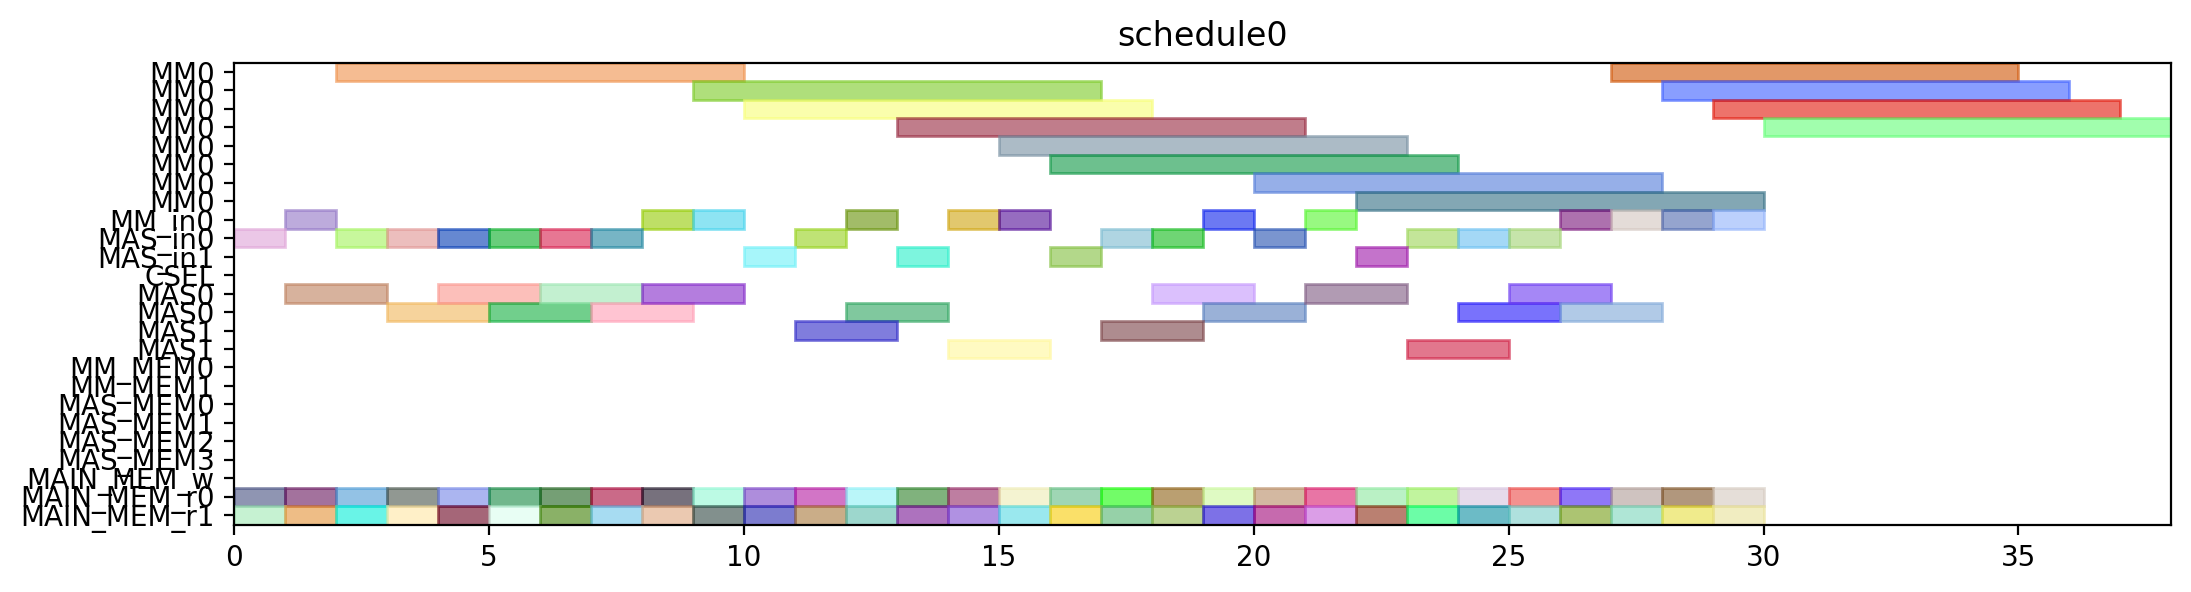

The script that drew this image:
from pyschedule import Scenario, solvers, plotters, alt


def solve():
	horizon = 120
	S = Scenario("schedule0", horizon=horizon)

	# resource
	MM = S.Resources('MM', num=1, size=8)
	MM_in = S.Resources('MM_in', num=1)
	MAS_in = S.Resources('MAS_in', num=2)
	CSEL = S.Resource('CSEL')
	MAS = S.Resources('MAS', num=2, size=2, periods=range(1, horizon))
	MM_MEM = S.Resources('MM_MEM', num=2)
	MAS_MEM = S.Resources('MAS_MEM', num=4)
	MAIN_MEM_w = S.Resource('MAIN_MEM_w', size=1)
	MAIN_MEM_r = S.Resources('MAIN_MEM_r', num=2)

	# result of previous scheduling

	# new tasks
	T1_t0 = S.Task('T1_t0', length=2, delay_cost=1)
	T1_t0 += alt(MAS)
	T1_t0_in = S.Task('T1_t0_in', length=1, delay_cost=1)
	T1_t0_in += alt(MAS_in)
	S += T1_t0_in*MAS_in[0]<=T1_t0*MAS[0]

	S += T1_t0_in*MAS_in[1]<=T1_t0*MAS[1]

	T1_t0_mem0 = S.Task('T1_t0_mem0', length=1, delay_cost=1)
	T1_t0_mem0 += MAIN_MEM_r[0]
	S += T1_t0_mem0 <= T1_t0

	T1_t0_mem1 = S.Task('T1_t0_mem1', length=1, delay_cost=1)
	T1_t0_mem1 += MAIN_MEM_r[1]
	S += T1_t0_mem1 <= T1_t0

	T1_t1 = S.Task('T1_t1', length=2, delay_cost=1)
	T1_t1 += alt(MAS)
	T1_t1_in = S.Task('T1_t1_in', length=1, delay_cost=1)
	T1_t1_in += alt(MAS_in)
	S += T1_t1_in*MAS_in[0]<=T1_t1*MAS[0]

	S += T1_t1_in*MAS_in[1]<=T1_t1*MAS[1]

	T1_t1_mem0 = S.Task('T1_t1_mem0', length=1, delay_cost=1)
	T1_t1_mem0 += MAIN_MEM_r[0]
	S += T1_t1_mem0 <= T1_t1

	T1_t1_mem1 = S.Task('T1_t1_mem1', length=1, delay_cost=1)
	T1_t1_mem1 += MAIN_MEM_r[1]
	S += T1_t1_mem1 <= T1_t1

	T1_t3 = S.Task('T1_t3', length=8, delay_cost=1)
	T1_t3 += alt(MM)
	T1_t3_in = S.Task('T1_t3_in', length=1, delay_cost=1)
	T1_t3_in += alt(MM_in)
	S += T1_t3_in*MM_in[0]<=T1_t3*MM[0]
	T1_t3_mem0 = S.Task('T1_t3_mem0', length=1, delay_cost=1)
	T1_t3_mem0 += MAIN_MEM_r[0]
	S += T1_t3_mem0 <= T1_t3

	T1_t3_mem1 = S.Task('T1_t3_mem1', length=1, delay_cost=1)
	T1_t3_mem1 += MAIN_MEM_r[1]
	S += T1_t3_mem1 <= T1_t3

	T2_t0 = S.Task('T2_t0', length=8, delay_cost=1)
	T2_t0 += alt(MM)
	T2_t0_in = S.Task('T2_t0_in', length=1, delay_cost=1)
	T2_t0_in += alt(MM_in)
	S += T2_t0_in*MM_in[0]<=T2_t0*MM[0]
	T2_t0_mem0 = S.Task('T2_t0_mem0', length=1, delay_cost=1)
	T2_t0_mem0 += MAIN_MEM_r[0]
	S += T2_t0_mem0 <= T2_t0

	T2_t0_mem1 = S.Task('T2_t0_mem1', length=1, delay_cost=1)
	T2_t0_mem1 += MAIN_MEM_r[1]
	S += T2_t0_mem1 <= T2_t0

	T2_t1 = S.Task('T2_t1', length=8, delay_cost=1)
	T2_t1 += alt(MM)
	T2_t1_in = S.Task('T2_t1_in', length=1, delay_cost=1)
	T2_t1_in += alt(MM_in)
	S += T2_t1_in*MM_in[0]<=T2_t1*MM[0]
	T2_t1_mem0 = S.Task('T2_t1_mem0', length=1, delay_cost=1)
	T2_t1_mem0 += MAIN_MEM_r[0]
	S += T2_t1_mem0 <= T2_t1

	T2_t1_mem1 = S.Task('T2_t1_mem1', length=1, delay_cost=1)
	T2_t1_mem1 += MAIN_MEM_r[1]
	S += T2_t1_mem1 <= T2_t1

	T2_t2 = S.Task('T2_t2', length=2, delay_cost=1)
	T2_t2 += alt(MAS)
	T2_t2_in = S.Task('T2_t2_in', length=1, delay_cost=1)
	T2_t2_in += alt(MAS_in)
	S += T2_t2_in*MAS_in[0]<=T2_t2*MAS[0]

	S += T2_t2_in*MAS_in[1]<=T2_t2*MAS[1]

	T2_t2_mem0 = S.Task('T2_t2_mem0', length=1, delay_cost=1)
	T2_t2_mem0 += MAIN_MEM_r[0]
	S += T2_t2_mem0 <= T2_t2

	T2_t2_mem1 = S.Task('T2_t2_mem1', length=1, delay_cost=1)
	T2_t2_mem1 += MAIN_MEM_r[1]
	S += T2_t2_mem1 <= T2_t2

	T2_t3 = S.Task('T2_t3', length=2, delay_cost=1)
	T2_t3 += alt(MAS)
	T2_t3_in = S.Task('T2_t3_in', length=1, delay_cost=1)
	T2_t3_in += alt(MAS_in)
	S += T2_t3_in*MAS_in[0]<=T2_t3*MAS[0]

	S += T2_t3_in*MAS_in[1]<=T2_t3*MAS[1]

	T2_t3_mem0 = S.Task('T2_t3_mem0', length=1, delay_cost=1)
	T2_t3_mem0 += MAIN_MEM_r[0]
	S += T2_t3_mem0 <= T2_t3

	T2_t3_mem1 = S.Task('T2_t3_mem1', length=1, delay_cost=1)
	T2_t3_mem1 += MAIN_MEM_r[1]
	S += T2_t3_mem1 <= T2_t3

	T3_t0 = S.Task('T3_t0', length=8, delay_cost=1)
	T3_t0 += alt(MM)
	T3_t0_in = S.Task('T3_t0_in', length=1, delay_cost=1)
	T3_t0_in += alt(MM_in)
	S += T3_t0_in*MM_in[0]<=T3_t0*MM[0]
	T3_t0_mem0 = S.Task('T3_t0_mem0', length=1, delay_cost=1)
	T3_t0_mem0 += MAIN_MEM_r[0]
	S += T3_t0_mem0 <= T3_t0

	T3_t0_mem1 = S.Task('T3_t0_mem1', length=1, delay_cost=1)
	T3_t0_mem1 += MAIN_MEM_r[1]
	S += T3_t0_mem1 <= T3_t0

	T3_t1 = S.Task('T3_t1', length=8, delay_cost=1)
	T3_t1 += alt(MM)
	T3_t1_in = S.Task('T3_t1_in', length=1, delay_cost=1)
	T3_t1_in += alt(MM_in)
	S += T3_t1_in*MM_in[0]<=T3_t1*MM[0]
	T3_t1_mem0 = S.Task('T3_t1_mem0', length=1, delay_cost=1)
	T3_t1_mem0 += MAIN_MEM_r[0]
	S += T3_t1_mem0 <= T3_t1

	T3_t1_mem1 = S.Task('T3_t1_mem1', length=1, delay_cost=1)
	T3_t1_mem1 += MAIN_MEM_r[1]
	S += T3_t1_mem1 <= T3_t1

	T3_t2 = S.Task('T3_t2', length=2, delay_cost=1)
	T3_t2 += alt(MAS)
	T3_t2_in = S.Task('T3_t2_in', length=1, delay_cost=1)
	T3_t2_in += alt(MAS_in)
	S += T3_t2_in*MAS_in[0]<=T3_t2*MAS[0]

	S += T3_t2_in*MAS_in[1]<=T3_t2*MAS[1]

	T3_t2_mem0 = S.Task('T3_t2_mem0', length=1, delay_cost=1)
	T3_t2_mem0 += MAIN_MEM_r[0]
	S += T3_t2_mem0 <= T3_t2

	T3_t2_mem1 = S.Task('T3_t2_mem1', length=1, delay_cost=1)
	T3_t2_mem1 += MAIN_MEM_r[1]
	S += T3_t2_mem1 <= T3_t2

	T3_t3 = S.Task('T3_t3', length=2, delay_cost=1)
	T3_t3 += alt(MAS)
	T3_t3_in = S.Task('T3_t3_in', length=1, delay_cost=1)
	T3_t3_in += alt(MAS_in)
	S += T3_t3_in*MAS_in[0]<=T3_t3*MAS[0]

	S += T3_t3_in*MAS_in[1]<=T3_t3*MAS[1]

	T3_t3_mem0 = S.Task('T3_t3_mem0', length=1, delay_cost=1)
	T3_t3_mem0 += MAIN_MEM_r[0]
	S += T3_t3_mem0 <= T3_t3

	T3_t3_mem1 = S.Task('T3_t3_mem1', length=1, delay_cost=1)
	T3_t3_mem1 += MAIN_MEM_r[1]
	S += T3_t3_mem1 <= T3_t3

	T4_t0 = S.Task('T4_t0', length=8, delay_cost=1)
	T4_t0 += alt(MM)
	T4_t0_in = S.Task('T4_t0_in', length=1, delay_cost=1)
	T4_t0_in += alt(MM_in)
	S += T4_t0_in*MM_in[0]<=T4_t0*MM[0]
	T4_t0_mem0 = S.Task('T4_t0_mem0', length=1, delay_cost=1)
	T4_t0_mem0 += MAIN_MEM_r[0]
	S += T4_t0_mem0 <= T4_t0

	T4_t0_mem1 = S.Task('T4_t0_mem1', length=1, delay_cost=1)
	T4_t0_mem1 += MAIN_MEM_r[1]
	S += T4_t0_mem1 <= T4_t0

	T4_t1 = S.Task('T4_t1', length=8, delay_cost=1)
	T4_t1 += alt(MM)
	T4_t1_in = S.Task('T4_t1_in', length=1, delay_cost=1)
	T4_t1_in += alt(MM_in)
	S += T4_t1_in*MM_in[0]<=T4_t1*MM[0]
	T4_t1_mem0 = S.Task('T4_t1_mem0', length=1, delay_cost=1)
	T4_t1_mem0 += MAIN_MEM_r[0]
	S += T4_t1_mem0 <= T4_t1

	T4_t1_mem1 = S.Task('T4_t1_mem1', length=1, delay_cost=1)
	T4_t1_mem1 += MAIN_MEM_r[1]
	S += T4_t1_mem1 <= T4_t1

	T4_t2 = S.Task('T4_t2', length=2, delay_cost=1)
	T4_t2 += alt(MAS)
	T4_t2_in = S.Task('T4_t2_in', length=1, delay_cost=1)
	T4_t2_in += alt(MAS_in)
	S += T4_t2_in*MAS_in[0]<=T4_t2*MAS[0]

	S += T4_t2_in*MAS_in[1]<=T4_t2*MAS[1]

	T4_t2_mem0 = S.Task('T4_t2_mem0', length=1, delay_cost=1)
	T4_t2_mem0 += MAIN_MEM_r[0]
	S += T4_t2_mem0 <= T4_t2

	T4_t2_mem1 = S.Task('T4_t2_mem1', length=1, delay_cost=1)
	T4_t2_mem1 += MAIN_MEM_r[1]
	S += T4_t2_mem1 <= T4_t2

	T4_t3 = S.Task('T4_t3', length=2, delay_cost=1)
	T4_t3 += alt(MAS)
	T4_t3_in = S.Task('T4_t3_in', length=1, delay_cost=1)
	T4_t3_in += alt(MAS_in)
	S += T4_t3_in*MAS_in[0]<=T4_t3*MAS[0]

	S += T4_t3_in*MAS_in[1]<=T4_t3*MAS[1]

	T4_t3_mem0 = S.Task('T4_t3_mem0', length=1, delay_cost=1)
	T4_t3_mem0 += MAIN_MEM_r[0]
	S += T4_t3_mem0 <= T4_t3

	T4_t3_mem1 = S.Task('T4_t3_mem1', length=1, delay_cost=1)
	T4_t3_mem1 += MAIN_MEM_r[1]
	S += T4_t3_mem1 <= T4_t3

	T5_t0 = S.Task('T5_t0', length=2, delay_cost=1)
	T5_t0 += alt(MAS)
	T5_t0_in = S.Task('T5_t0_in', length=1, delay_cost=1)
	T5_t0_in += alt(MAS_in)
	S += T5_t0_in*MAS_in[0]<=T5_t0*MAS[0]

	S += T5_t0_in*MAS_in[1]<=T5_t0*MAS[1]

	T5_t0_mem0 = S.Task('T5_t0_mem0', length=1, delay_cost=1)
	T5_t0_mem0 += MAIN_MEM_r[0]
	S += T5_t0_mem0 <= T5_t0

	T5_t0_mem1 = S.Task('T5_t0_mem1', length=1, delay_cost=1)
	T5_t0_mem1 += MAIN_MEM_r[1]
	S += T5_t0_mem1 <= T5_t0

	T5_t1 = S.Task('T5_t1', length=2, delay_cost=1)
	T5_t1 += alt(MAS)
	T5_t1_in = S.Task('T5_t1_in', length=1, delay_cost=1)
	T5_t1_in += alt(MAS_in)
	S += T5_t1_in*MAS_in[0]<=T5_t1*MAS[0]

	S += T5_t1_in*MAS_in[1]<=T5_t1*MAS[1]

	T5_t1_mem0 = S.Task('T5_t1_mem0', length=1, delay_cost=1)
	T5_t1_mem0 += MAIN_MEM_r[0]
	S += T5_t1_mem0 <= T5_t1

	T5_t1_mem1 = S.Task('T5_t1_mem1', length=1, delay_cost=1)
	T5_t1_mem1 += MAIN_MEM_r[1]
	S += T5_t1_mem1 <= T5_t1

	T5_t3 = S.Task('T5_t3', length=8, delay_cost=1)
	T5_t3 += alt(MM)
	T5_t3_in = S.Task('T5_t3_in', length=1, delay_cost=1)
	T5_t3_in += alt(MM_in)
	S += T5_t3_in*MM_in[0]<=T5_t3*MM[0]
	T5_t3_mem0 = S.Task('T5_t3_mem0', length=1, delay_cost=1)
	T5_t3_mem0 += MAIN_MEM_r[0]
	S += T5_t3_mem0 <= T5_t3

	T5_t3_mem1 = S.Task('T5_t3_mem1', length=1, delay_cost=1)
	T5_t3_mem1 += MAIN_MEM_r[1]
	S += T5_t3_mem1 <= T5_t3

	T6_t0 = S.Task('T6_t0', length=8, delay_cost=1)
	T6_t0 += alt(MM)
	T6_t0_in = S.Task('T6_t0_in', length=1, delay_cost=1)
	T6_t0_in += alt(MM_in)
	S += T6_t0_in*MM_in[0]<=T6_t0*MM[0]
	T6_t0_mem0 = S.Task('T6_t0_mem0', length=1, delay_cost=1)
	T6_t0_mem0 += MAIN_MEM_r[0]
	S += T6_t0_mem0 <= T6_t0

	T6_t0_mem1 = S.Task('T6_t0_mem1', length=1, delay_cost=1)
	T6_t0_mem1 += MAIN_MEM_r[1]
	S += T6_t0_mem1 <= T6_t0

	T6_t1 = S.Task('T6_t1', length=8, delay_cost=1)
	T6_t1 += alt(MM)
	T6_t1_in = S.Task('T6_t1_in', length=1, delay_cost=1)
	T6_t1_in += alt(MM_in)
	S += T6_t1_in*MM_in[0]<=T6_t1*MM[0]
	T6_t1_mem0 = S.Task('T6_t1_mem0', length=1, delay_cost=1)
	T6_t1_mem0 += MAIN_MEM_r[0]
	S += T6_t1_mem0 <= T6_t1

	T6_t1_mem1 = S.Task('T6_t1_mem1', length=1, delay_cost=1)
	T6_t1_mem1 += MAIN_MEM_r[1]
	S += T6_t1_mem1 <= T6_t1

	T6_t2 = S.Task('T6_t2', length=2, delay_cost=1)
	T6_t2 += alt(MAS)
	T6_t2_in = S.Task('T6_t2_in', length=1, delay_cost=1)
	T6_t2_in += alt(MAS_in)
	S += T6_t2_in*MAS_in[0]<=T6_t2*MAS[0]

	S += T6_t2_in*MAS_in[1]<=T6_t2*MAS[1]

	T6_t2_mem0 = S.Task('T6_t2_mem0', length=1, delay_cost=1)
	T6_t2_mem0 += MAIN_MEM_r[0]
	S += T6_t2_mem0 <= T6_t2

	T6_t2_mem1 = S.Task('T6_t2_mem1', length=1, delay_cost=1)
	T6_t2_mem1 += MAIN_MEM_r[1]
	S += T6_t2_mem1 <= T6_t2

	T6_t3 = S.Task('T6_t3', length=2, delay_cost=1)
	T6_t3 += alt(MAS)
	T6_t3_in = S.Task('T6_t3_in', length=1, delay_cost=1)
	T6_t3_in += alt(MAS_in)
	S += T6_t3_in*MAS_in[0]<=T6_t3*MAS[0]

	S += T6_t3_in*MAS_in[1]<=T6_t3*MAS[1]

	T6_t3_mem0 = S.Task('T6_t3_mem0', length=1, delay_cost=1)
	T6_t3_mem0 += MAIN_MEM_r[0]
	S += T6_t3_mem0 <= T6_t3

	T6_t3_mem1 = S.Task('T6_t3_mem1', length=1, delay_cost=1)
	T6_t3_mem1 += MAIN_MEM_r[1]
	S += T6_t3_mem1 <= T6_t3

	T7_t0 = S.Task('T7_t0', length=8, delay_cost=1)
	T7_t0 += alt(MM)
	T7_t0_in = S.Task('T7_t0_in', length=1, delay_cost=1)
	T7_t0_in += alt(MM_in)
	S += T7_t0_in*MM_in[0]<=T7_t0*MM[0]
	T7_t0_mem0 = S.Task('T7_t0_mem0', length=1, delay_cost=1)
	T7_t0_mem0 += MAIN_MEM_r[0]
	S += T7_t0_mem0 <= T7_t0

	T7_t0_mem1 = S.Task('T7_t0_mem1', length=1, delay_cost=1)
	T7_t0_mem1 += MAIN_MEM_r[1]
	S += T7_t0_mem1 <= T7_t0

	T7_t1 = S.Task('T7_t1', length=8, delay_cost=1)
	T7_t1 += alt(MM)
	T7_t1_in = S.Task('T7_t1_in', length=1, delay_cost=1)
	T7_t1_in += alt(MM_in)
	S += T7_t1_in*MM_in[0]<=T7_t1*MM[0]
	T7_t1_mem0 = S.Task('T7_t1_mem0', length=1, delay_cost=1)
	T7_t1_mem0 += MAIN_MEM_r[0]
	S += T7_t1_mem0 <= T7_t1

	T7_t1_mem1 = S.Task('T7_t1_mem1', length=1, delay_cost=1)
	T7_t1_mem1 += MAIN_MEM_r[1]
	S += T7_t1_mem1 <= T7_t1

	T7_t2 = S.Task('T7_t2', length=2, delay_cost=1)
	T7_t2 += alt(MAS)
	T7_t2_in = S.Task('T7_t2_in', length=1, delay_cost=1)
	T7_t2_in += alt(MAS_in)
	S += T7_t2_in*MAS_in[0]<=T7_t2*MAS[0]

	S += T7_t2_in*MAS_in[1]<=T7_t2*MAS[1]

	T7_t2_mem0 = S.Task('T7_t2_mem0', length=1, delay_cost=1)
	T7_t2_mem0 += MAIN_MEM_r[0]
	S += T7_t2_mem0 <= T7_t2

	T7_t2_mem1 = S.Task('T7_t2_mem1', length=1, delay_cost=1)
	T7_t2_mem1 += MAIN_MEM_r[1]
	S += T7_t2_mem1 <= T7_t2

	T7_t3 = S.Task('T7_t3', length=2, delay_cost=1)
	T7_t3 += alt(MAS)
	T7_t3_in = S.Task('T7_t3_in', length=1, delay_cost=1)
	T7_t3_in += alt(MAS_in)
	S += T7_t3_in*MAS_in[0]<=T7_t3*MAS[0]

	S += T7_t3_in*MAS_in[1]<=T7_t3*MAS[1]

	T7_t3_mem0 = S.Task('T7_t3_mem0', length=1, delay_cost=1)
	T7_t3_mem0 += MAIN_MEM_r[0]
	S += T7_t3_mem0 <= T7_t3

	T7_t3_mem1 = S.Task('T7_t3_mem1', length=1, delay_cost=1)
	T7_t3_mem1 += MAIN_MEM_r[1]
	S += T7_t3_mem1 <= T7_t3

	T8_t2 = S.Task('T8_t2', length=2, delay_cost=1)
	T8_t2 += alt(MAS)
	T8_t2_in = S.Task('T8_t2_in', length=1, delay_cost=1)
	T8_t2_in += alt(MAS_in)
	S += T8_t2_in*MAS_in[0]<=T8_t2*MAS[0]

	S += T8_t2_in*MAS_in[1]<=T8_t2*MAS[1]

	T8_t2_mem0 = S.Task('T8_t2_mem0', length=1, delay_cost=1)
	T8_t2_mem0 += MAIN_MEM_r[0]
	S += T8_t2_mem0 <= T8_t2

	T8_t2_mem1 = S.Task('T8_t2_mem1', length=1, delay_cost=1)
	T8_t2_mem1 += MAIN_MEM_r[1]
	S += T8_t2_mem1 <= T8_t2

	T9_t2 = S.Task('T9_t2', length=2, delay_cost=1)
	T9_t2 += alt(MAS)
	T9_t2_in = S.Task('T9_t2_in', length=1, delay_cost=1)
	T9_t2_in += alt(MAS_in)
	S += T9_t2_in*MAS_in[0]<=T9_t2*MAS[0]

	S += T9_t2_in*MAS_in[1]<=T9_t2*MAS[1]

	T9_t2_mem0 = S.Task('T9_t2_mem0', length=1, delay_cost=1)
	T9_t2_mem0 += MAIN_MEM_r[0]
	S += T9_t2_mem0 <= T9_t2

	T9_t2_mem1 = S.Task('T9_t2_mem1', length=1, delay_cost=1)
	T9_t2_mem1 += MAIN_MEM_r[1]
	S += T9_t2_mem1 <= T9_t2

	T10_t2 = S.Task('T10_t2', length=2, delay_cost=1)
	T10_t2 += alt(MAS)
	T10_t2_in = S.Task('T10_t2_in', length=1, delay_cost=1)
	T10_t2_in += alt(MAS_in)
	S += T10_t2_in*MAS_in[0]<=T10_t2*MAS[0]

	S += T10_t2_in*MAS_in[1]<=T10_t2*MAS[1]

	T10_t2_mem0 = S.Task('T10_t2_mem0', length=1, delay_cost=1)
	T10_t2_mem0 += MAIN_MEM_r[0]
	S += T10_t2_mem0 <= T10_t2

	T10_t2_mem1 = S.Task('T10_t2_mem1', length=1, delay_cost=1)
	T10_t2_mem1 += MAIN_MEM_r[1]
	S += T10_t2_mem1 <= T10_t2

	T11_t2 = S.Task('T11_t2', length=2, delay_cost=1)
	T11_t2 += alt(MAS)
	T11_t2_in = S.Task('T11_t2_in', length=1, delay_cost=1)
	T11_t2_in += alt(MAS_in)
	S += T11_t2_in*MAS_in[0]<=T11_t2*MAS[0]

	S += T11_t2_in*MAS_in[1]<=T11_t2*MAS[1]

	T11_t2_mem0 = S.Task('T11_t2_mem0', length=1, delay_cost=1)
	T11_t2_mem0 += MAIN_MEM_r[0]
	S += T11_t2_mem0 <= T11_t2

	T11_t2_mem1 = S.Task('T11_t2_mem1', length=1, delay_cost=1)
	T11_t2_mem1 += MAIN_MEM_r[1]
	S += T11_t2_mem1 <= T11_t2

	solvers.mip.solve(S,msg=1,kind='CPLEX',ratio_gap=1.01)

	solution = [['hoge']*len(S.solution()[1]) for i in range(len(S.solution()))]
	for i in range(len(S.solution())):
		for j in range(len(S.solution()[i])):
			solution[i][j]=str(S.solution()[i][j])
	print(solution)

	cycles = int(solution[-1][3])

	pic_file_name = "/mnt/rose/usr1/fukuda/ABE/multiRAM_multiMAS_16mux/scheduling_result/stage8MM1_stage2MAS2/EP2_LADDERMUL/schedule0.png"
	if(S.solution() != []):
		plotters.matplotlib.plot(S,img_filename=pic_file_name, show_task_labels=False, fig_size=(cycles*0.25+3, 3))

	return solution
